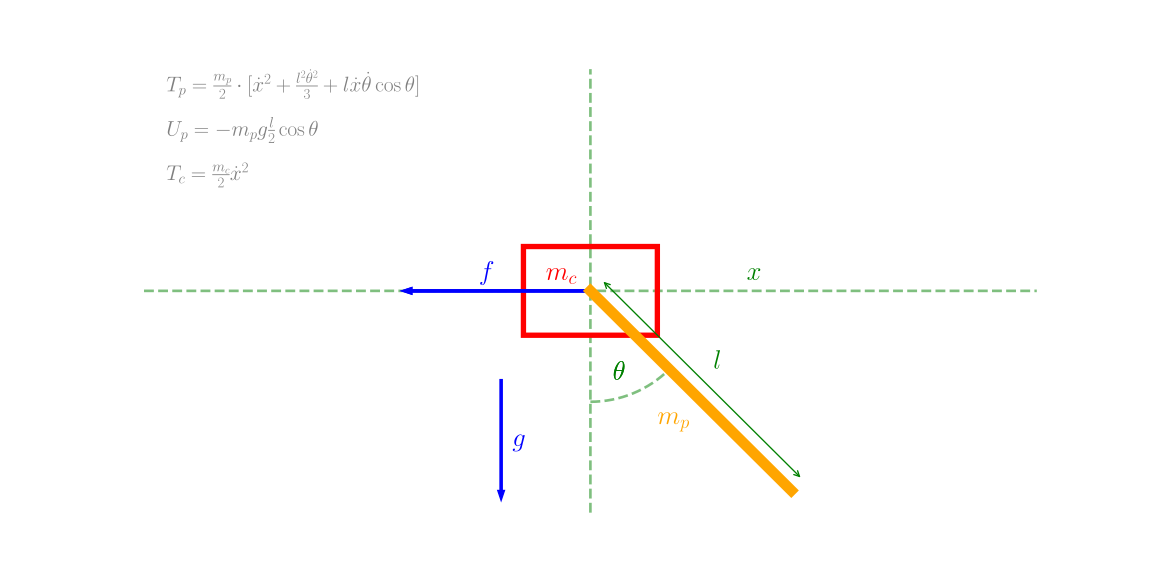

Here is the Python script that generated this plot:
import argparse

import matplotlib.pyplot as plt
from matplotlib.patches import Arc, Rectangle

parser = argparse.ArgumentParser(
    description="Generate SVG image of cart pole physics model."
)

parser.add_argument("path", type=str, help="resulted svg path")
parser.add_argument("--tex", action="store_true")

args = parser.parse_args()


if args.tex:
    plt.rcParams.update(
        {
            "text.usetex": True,
            "font.family": "sans-serif",
            "font.sans-serif": ["Helvetica"],
        }
    )

plt.figure(figsize=[12, 6])
ax = plt.gca()

plt.xlim(-20, 20)
plt.ylim(-10, 10)

plt.axhline(0, c="green", linewidth=2, linestyle="--", zorder=-1, alpha=0.5)
plt.axvline(0, c="green", linewidth=2, linestyle="--", zorder=-1, alpha=0.5)

width, height = 6, 4
rect = Rectangle(
    (-width / 2, -height / 2), width, height, color="red", linewidth=4, fill=False
)
ax.add_patch(rect)

theta_arc = Arc(
    (0, 0),
    width=10,
    height=10,
    theta1=-90,
    theta2=-45,
    alpha=0.5,
    linewidth=2,
    linestyle="--",
    color="green",
)
ax.add_patch(theta_arc)

plt.plot([0, 9], [0, -9], color="orange", linewidth=8)

plt.arrow(0, 0, -8, 0, color="blue", width=0.1, zorder=2)
plt.arrow(0, 0, -8, 0, color="blue", width=0.1, zorder=2)
plt.arrow(-4, -4, 0, -5, color="blue", width=0.1, zorder=2)

plt.annotate(
    "",
    xy=(0.5, 0.5),
    xytext=(9.5, -8.5),
    arrowprops={"arrowstyle": "<->", "color": "green"},
)

ax.annotate(r"$\theta$", (1, -4), size=20, color="green")
ax.annotate(r"$m_{c}$", (-2, 0.5), size=20, color="red")
ax.annotate(r"$m_{p}$", (3, -6), size=20, color="orange")
ax.annotate(r"$l$", (5.5, -3.5), size=20, color="green")
ax.annotate(r"$x$", (7, 0.5), size=20, color="green")
ax.annotate(r"$g$", (-3.5, -7), size=20, color="blue")
ax.annotate(r"$f$", (-5, 0.5), size=20, color="blue")
ax.annotate(r"$\theta$", (1, -4), size=20, color="green")

plt.axis("off")
plt.savefig(args.path)
